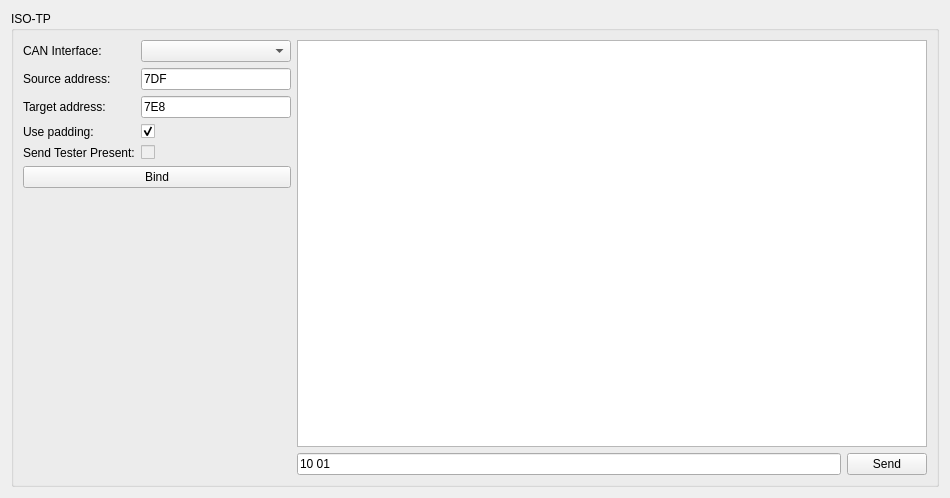
<?xml version="1.0" encoding="UTF-8"?>
<ui version="4.0">
 <class>IsoTpWidget</class>
 <widget class="QWidget" name="IsoTpWidget">
  <property name="geometry">
   <rect>
    <x>0</x>
    <y>0</y>
    <width>950</width>
    <height>498</height>
   </rect>
  </property>
  <property name="windowTitle">
   <string>Form</string>
  </property>
  <layout class="QVBoxLayout" name="verticalLayout">
   <item>
    <widget class="QGroupBox" name="groupBox">
     <property name="title">
      <string>ISO-TP</string>
     </property>
     <layout class="QHBoxLayout" name="horizontalLayout_3" stretch="0,100">
      <property name="spacing">
       <number>6</number>
      </property>
      <property name="leftMargin">
       <number>9</number>
      </property>
      <property name="topMargin">
       <number>9</number>
      </property>
      <property name="rightMargin">
       <number>9</number>
      </property>
      <property name="bottomMargin">
       <number>9</number>
      </property>
      <item>
       <layout class="QVBoxLayout" name="verticalLayout_2">
        <property name="spacing">
         <number>6</number>
        </property>
        <item>
         <layout class="QFormLayout" name="formLayout_2">
          <property name="sizeConstraint">
           <enum>QLayout::SetDefaultConstraint</enum>
          </property>
          <property name="horizontalSpacing">
           <number>6</number>
          </property>
          <property name="verticalSpacing">
           <number>6</number>
          </property>
          <item row="0" column="0">
           <widget class="QLabel" name="label">
            <property name="text">
             <string>CAN Interface:</string>
            </property>
           </widget>
          </item>
          <item row="0" column="1">
           <widget class="QComboBox" name="selectInterface">
            <property name="minimumSize">
             <size>
              <width>150</width>
              <height>0</height>
             </size>
            </property>
            <property name="maximumSize">
             <size>
              <width>150</width>
              <height>16777215</height>
             </size>
            </property>
           </widget>
          </item>
          <item row="1" column="0">
           <widget class="QLabel" name="label_2">
            <property name="text">
             <string>Source address:</string>
            </property>
           </widget>
          </item>
          <item row="1" column="1">
           <widget class="QLineEdit" name="sourceAddressEdit">
            <property name="minimumSize">
             <size>
              <width>150</width>
              <height>0</height>
             </size>
            </property>
            <property name="maximumSize">
             <size>
              <width>150</width>
              <height>16777215</height>
             </size>
            </property>
            <property name="text">
             <string>7DF</string>
            </property>
           </widget>
          </item>
          <item row="2" column="0">
           <widget class="QLabel" name="label_3">
            <property name="text">
             <string>Target address:</string>
            </property>
           </widget>
          </item>
          <item row="2" column="1">
           <widget class="QLineEdit" name="targetAddressEdit">
            <property name="minimumSize">
             <size>
              <width>150</width>
              <height>0</height>
             </size>
            </property>
            <property name="maximumSize">
             <size>
              <width>150</width>
              <height>16777215</height>
             </size>
            </property>
            <property name="text">
             <string>7E8</string>
            </property>
           </widget>
          </item>
          <item row="3" column="0">
           <widget class="QLabel" name="label_4">
            <property name="text">
             <string>Use padding:</string>
            </property>
           </widget>
          </item>
          <item row="3" column="1">
           <widget class="QCheckBox" name="usePadding">
            <property name="text">
             <string/>
            </property>
            <property name="checkable">
             <bool>true</bool>
            </property>
            <property name="checked">
             <bool>true</bool>
            </property>
           </widget>
          </item>
          <item row="4" column="1">
           <widget class="QCheckBox" name="testerPresent">
            <property name="enabled">
             <bool>false</bool>
            </property>
            <property name="text">
             <string/>
            </property>
            <property name="checkable">
             <bool>true</bool>
            </property>
           </widget>
          </item>
          <item row="4" column="0">
           <widget class="QLabel" name="label_5">
            <property name="text">
             <string>Send Tester Present:</string>
            </property>
           </widget>
          </item>
         </layout>
        </item>
        <item>
         <widget class="QPushButton" name="bindButton">
          <property name="text">
           <string>Bind</string>
          </property>
         </widget>
        </item>
        <item>
         <spacer name="verticalSpacer">
          <property name="orientation">
           <enum>Qt::Vertical</enum>
          </property>
          <property name="sizeType">
           <enum>QSizePolicy::Expanding</enum>
          </property>
          <property name="sizeHint" stdset="0">
           <size>
            <width>20</width>
            <height>40</height>
           </size>
          </property>
         </spacer>
        </item>
       </layout>
      </item>
      <item>
       <layout class="QVBoxLayout" name="verticalLayout_3">
        <item>
         <widget class="QPlainTextEdit" name="dataView">
          <property name="font">
           <font>
            <family>Source Code Pro</family>
           </font>
          </property>
          <property name="plainText">
           <string/>
          </property>
         </widget>
        </item>
        <item>
         <layout class="QHBoxLayout" name="horizontalLayout">
          <item>
           <widget class="QLineEdit" name="dataEdit">
            <property name="text">
             <string>10 01</string>
            </property>
           </widget>
          </item>
          <item>
           <widget class="QPushButton" name="sendButton">
            <property name="text">
             <string>Send</string>
            </property>
           </widget>
          </item>
         </layout>
        </item>
       </layout>
      </item>
     </layout>
    </widget>
   </item>
  </layout>
 </widget>
 <resources/>
 <connections/>
</ui>
